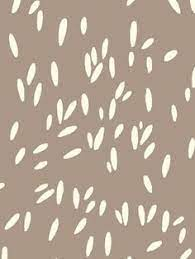
%> input picture DIP/Program 2-Image and letter processing/scattered_rice.jpg, 195 x 259 px
$ octave ImageProcessing.m   (GNU Octave 9; MATLAB toolbox functions it lacks are replaced by stand-ins)
%> lines starting %> are read from the running program, lines starting %| are printed output that depends on the picture; in (x1, y1, x2, y2) boxes, pixels count from 0 and x2, y2 are one past the last pixel; in counts of white or black regions, pixels touching at a corner belong together; the program's own positions count from 1
clc; clear; close all;

% Original image
original = imread('scattered_rice.jpg');
%> original is the input picture: size 259x195x3 uint8; mean R, G, B 180.9, 164.5, 149
subplot(3, 3, 1); % 3,3 signifies total 3 * 3 = 9 image placeholders; 1 signifies the position of current sub-plot
imshow(original);
title('Original');

% Black and White
black_and_white = im2bw(original,0.55); %Here, we are setting a threshold for converting image to black and white
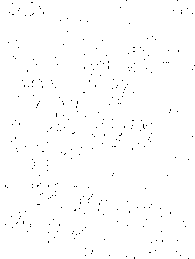
%> black_and_white: size 259x195 logical; 99.3% white; black in thin lines or dots
% threshold varies from 0 to 1; %here, 0.55 is the threshold,on the entire
% scale of (0-255). Towards 255 lies white, towars 0 lies black
% 0.55*255 = 140.25(approx. 141) , any pixel value greater than 141  will be white
% and less than 141 will be black
subplot(3, 3, 2);
imshow(black_and_white);
title('Logical');

% 80% Threshold
bw_80 = im2bw(original, 0.8); %vary the threshold value to observe bw image
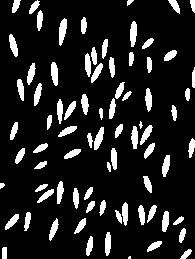
%> bw_80: size 259x195 logical; 13.1% white; 78 white regions (2 under 20 px), largest, box (x1, y1, x2, y2) and area: (59, 18, 67, 46) 153, (130, 21, 137, 47) 142, (51, 62, 58, 86) 135
subplot(3, 3, 3);
imshow(bw_80);
title('80% threshold');

% Grayscale
grayscale = rgb2gray(original);
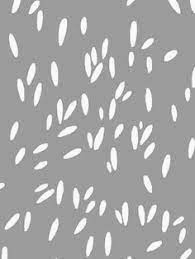
%> grayscale: size 259x195 uint8; min 123, max 253, mean 167.7
subplot(3, 3, 4);
imshow(grayscale);
title('Gray');

% Histogram ( shows frequency of pixels on scale of 0-255)
subplot(3, 3, 7);
imhist(grayscale);
title('Histogram');

% Histogram Sliding ( Frequency shift of pixels )
grayscale_slide = grayscale - 100;
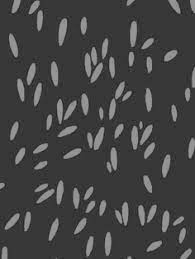
%> grayscale_slide: size 259x195 uint8; min 23, max 153, mean 67.7
subplot(3, 3, 5);
imshow(grayscale_slide);
title('Histogram Sliding');

subplot(3, 3, 8);
imhist(grayscale_slide);
title('Histogram Sliding');

% Histogram Equalization ( Distributes the frequency of pixels over entire
% range for better picture )
[eq, T] = histeq(grayscale);
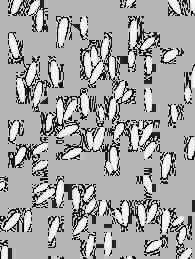
%> eq: size 259x195 uint8; min 0, max 255, mean 164.6
%> T = 256 values from 0 to 1
subplot(3, 3, 6);
imshow(eq);
title('Histogram Equalizer');

subplot(3, 3, 9);
imhist(eq);
title('Histogram Equalizer');
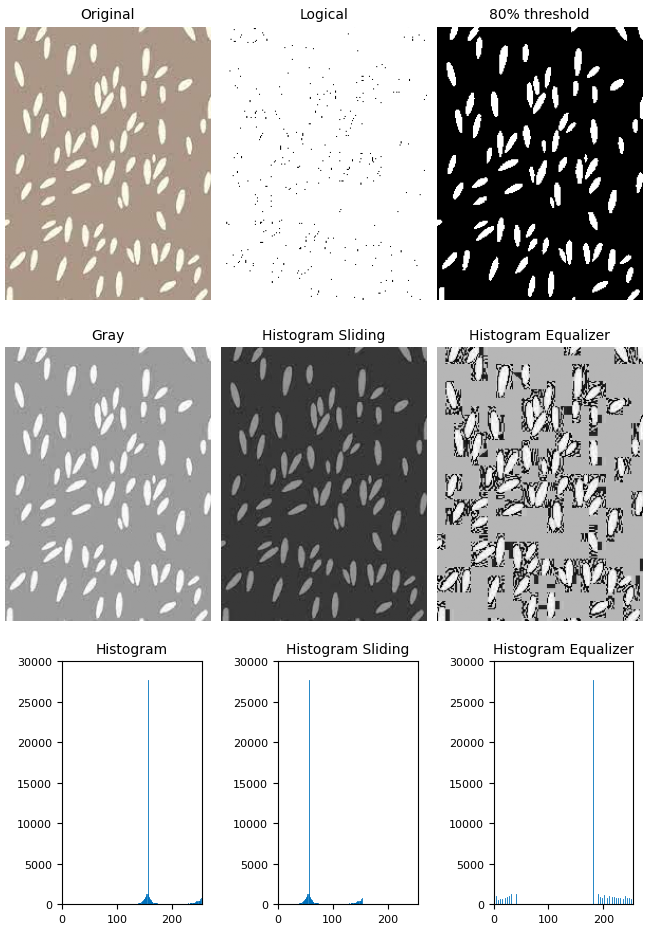
%> figure redrawn from the program's plot data, 9 panels
